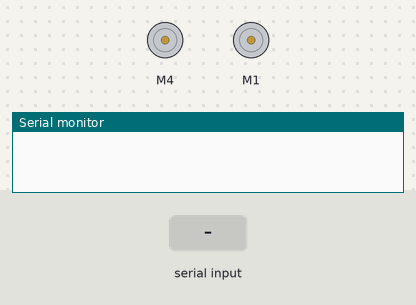
A sketch run on a simulated Arduino Uno, built with avr-gcc and run on an emulated ATmega328P. Shown: 2 × DC motor (green arrow = forward, orange = backward, longer = faster), the last lines printed to the serial monitor. The inputs (shaded band) are chosen by the test bench.

Above: at 1.2 s.
1.3 s: "F" received over Serial
At 2.5 s:
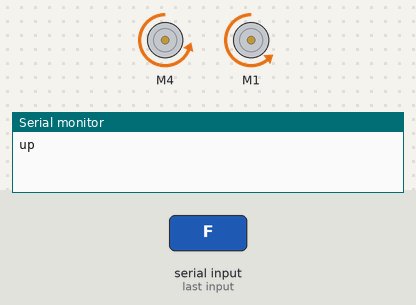
2.8 s: "B" received over Serial
At 3.7 s:
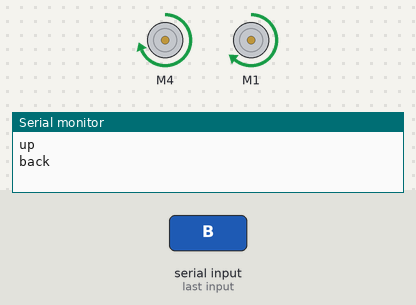
4.3 s: "L" received over Serial
At 4.8 s:
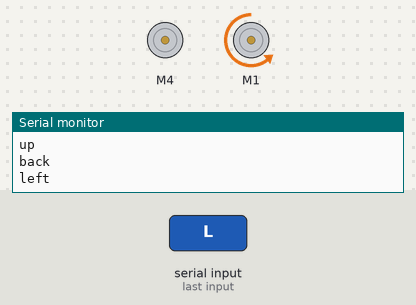
5.8 s: "R" received over Serial
At 7.2 s:
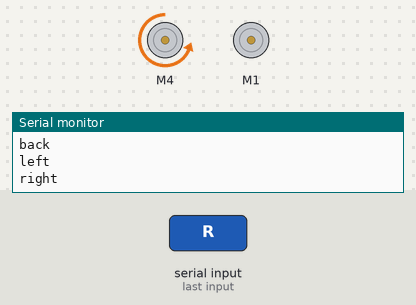
Timing chart, 0 to 8.3 s (numbered marks = the images above; inputs shaded):
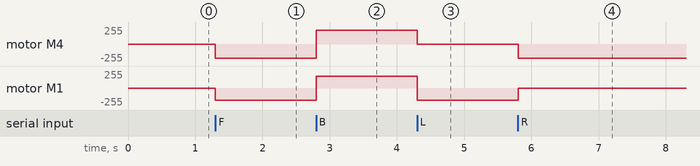

The sketch:

test.ino.ino
```cpp
#include "AFMotor.h"

//设置两个motor的接口和频率
AF_DCMotor motor_right(1,MOTOR12_1KHZ);
AF_DCMotor motor_left(4,MOTOR34_1KHZ);

//设置两个舵机接口
const int TrigPin = 9;
const int EchoPin = 10;

void setup() {
  //设置左右motor速度
  motor_left.setSpeed(0);
  motor_right.setSpeed(0);
  Serial.begin(9600);
}

void loop() {
  // put your main code here, to run repeatedly:
  if(Serial.available()>0){
      char ch = Serial.read();
      if(ch == 'F'){
         //前进
         Serial.println("up");
         motor_left.setSpeed(210);
         motor_right.setSpeed(180);
         motor_left.run(BACKWARD);
         motor_right.run(BACKWARD);
      }else if(ch == 'B'){
         //后退
         Serial.println("back");
         motor_left.setSpeed(210);
         motor_right.setSpeed(180);
         motor_left.run(FORWARD);
         motor_right.run(FORWARD);
      }else if(ch == 'L'){
         //左转
         Serial.println("left");
         motor_left.setSpeed(0);
         motor_right.setSpeed(180);
         motor_left.run(BACKWARD);
         motor_right.run(BACKWARD);
      }else if(ch == 'R'){
        //右转
         Serial.println("right");
         motor_left.setSpeed(210);
         motor_right.setSpeed(0);
         motor_left.run(BACKWARD);
         motor_right.run(BACKWARD);
      }else if(ch=='S'){
        //停车
         Serial.println("stop");
         motor_left.setSpeed(0);
         motor_right.setSpeed(0);
         motor_left.run(BACKWARD);
         motor_right.run(BACKWARD);
      }else{
        //其他编码
        Serial.println(ch);
      }
    }
}
```

Measured:
- after the input at 1.3 s, motor M4: stopped → backward 210/255 at once; motor M1: stopped → backward 180/255 at once
- after the input at 2.8 s, motor M4: backward 210/255 → forward 210/255 at once; motor M1: backward 180/255 → forward 180/255 at once
- after the input at 4.3 s, motor M4: forward 210/255 → stopped at once; motor M1: forward 180/255 → backward 180/255 at once
- after the input at 5.8 s, motor M4: stopped → backward 210/255 at once; motor M1: backward 180/255 → stopped at once
